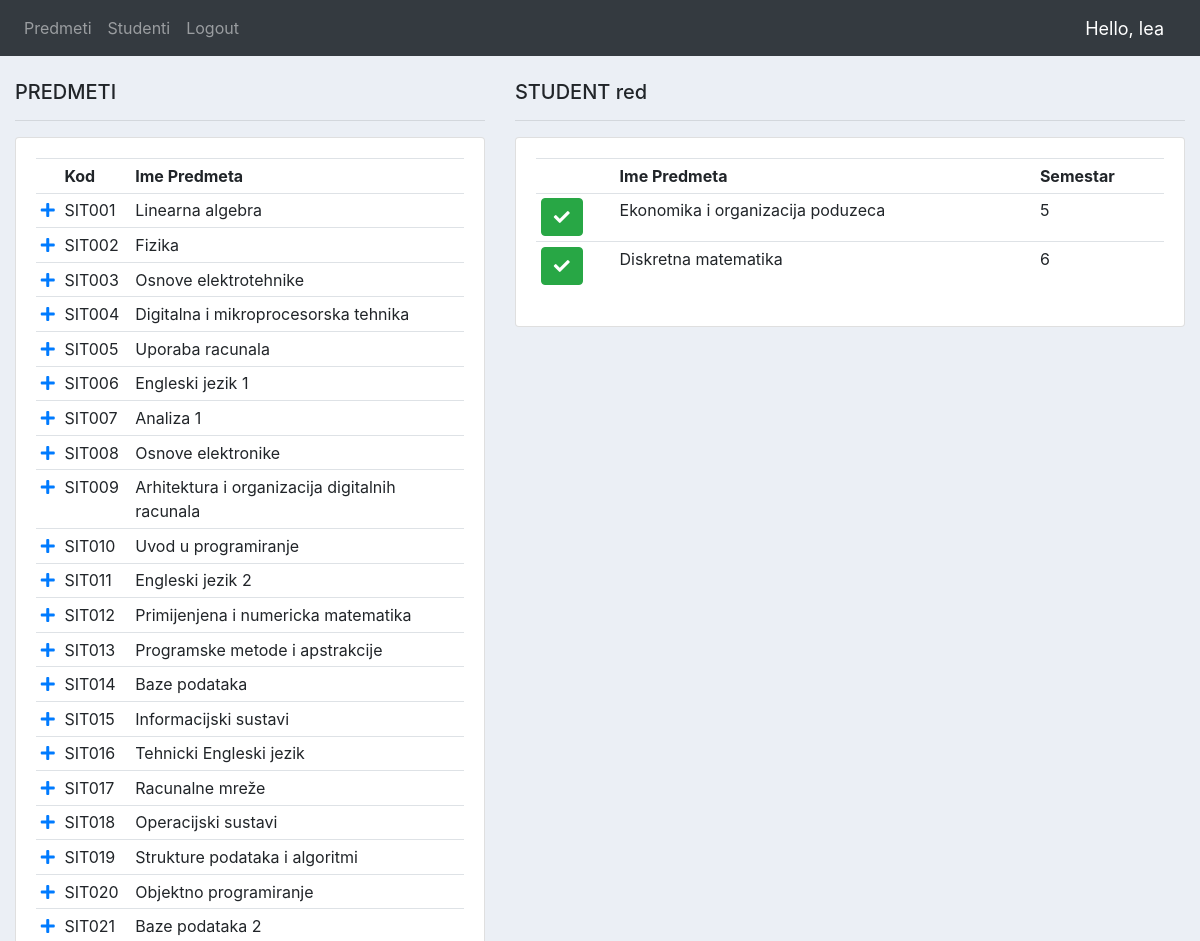
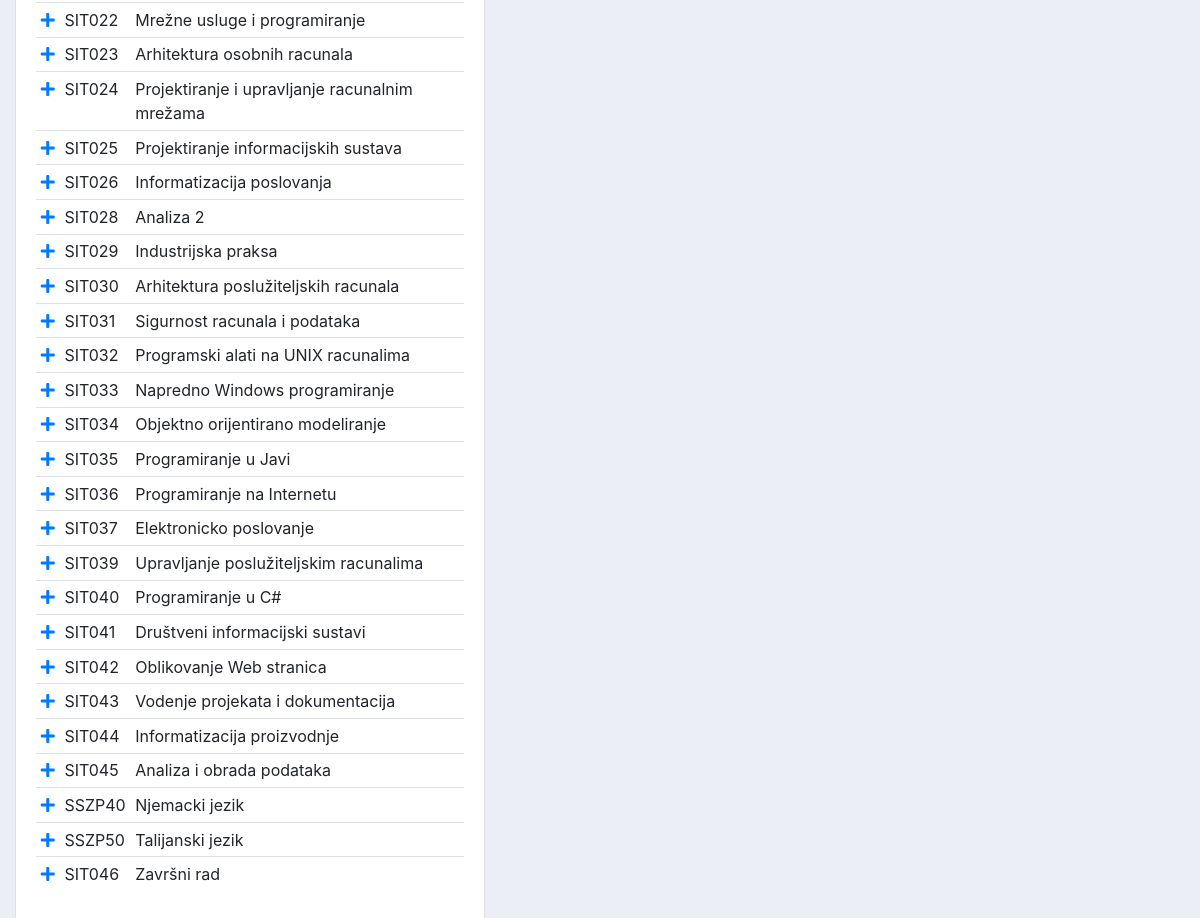
The app's page /upisni_list/4/ (signed in), older data (2 pictures, top to bottom).
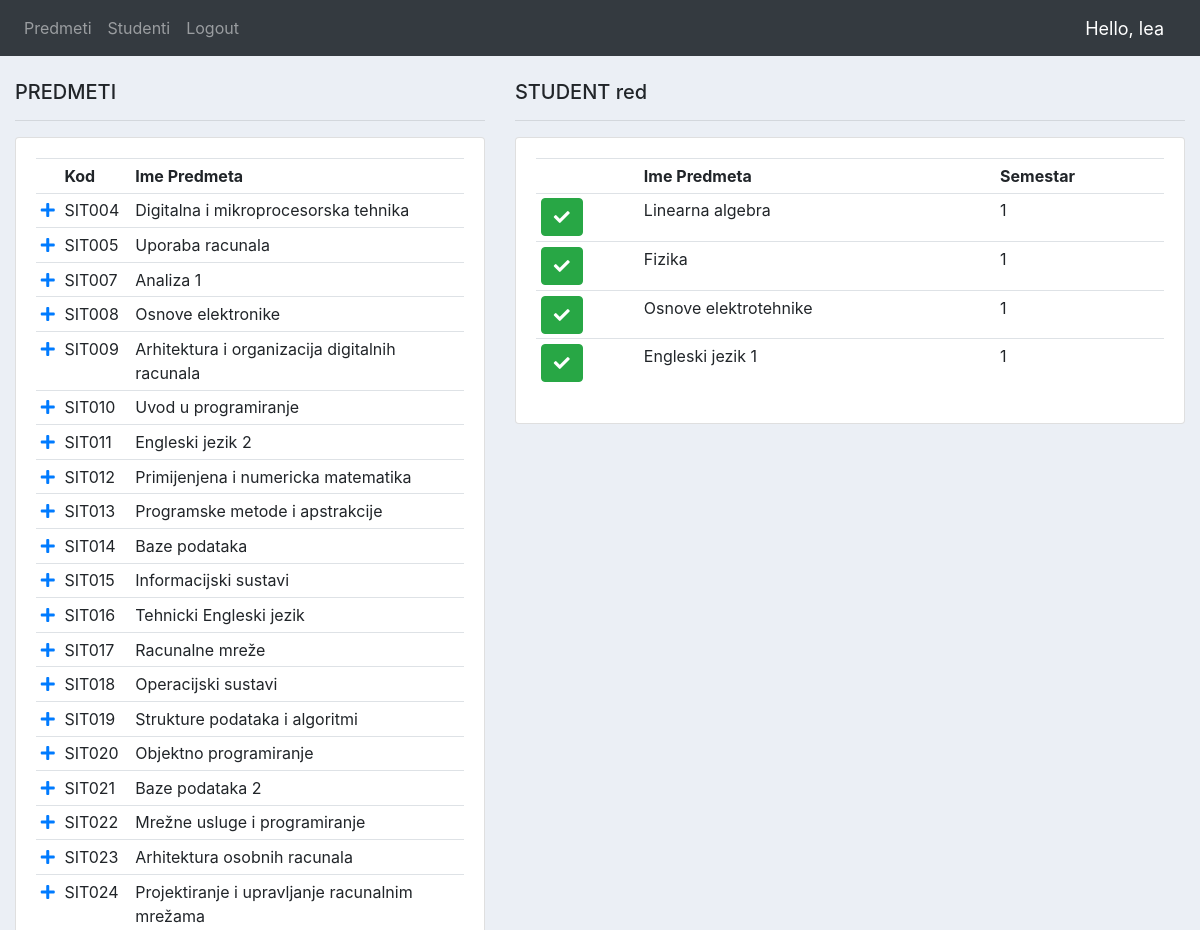
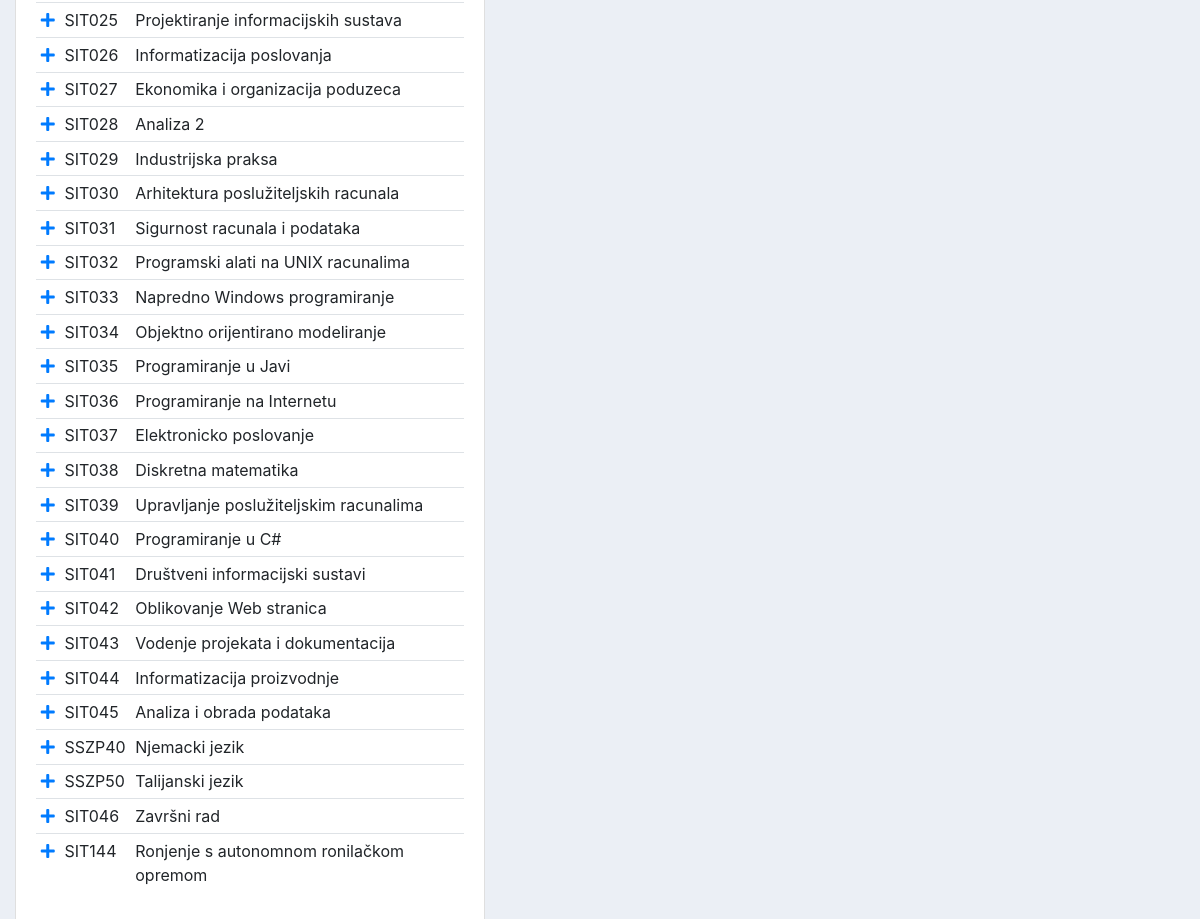
The same page, newer data (2 pictures, top to bottom).
### mentorski/models.py (models this page shows, shortened)
class Predmeti(models.Model):
    ime = models.CharField(max_length=255, unique=True)
    kod = models.CharField(max_length=16, primary_key=True, unique=True )
    program = models.CharField(max_length=225)
    ECTS = models.IntegerField()
    sem_redovni = models.IntegerField()
    sem_izvanredni = models.IntegerField()
    DA = 'da'
    NE = 'ne'
    IZBORNI=(
        (DA, _('da')),
        (NE, _('ne')),
    )
    izborni = models.CharField(_('izborni'), default=NE, choices=IZBORNI, max_length=10)

class Korisnici(AbstractUser):
    email = models.EmailField(verbose_name="email", max_length=64, unique=True )
    USERNAME_FIELD = 'email'
    REQUIRED_FIELDS = ['username','password']
    MENTOR = 'mentor'
    STUDENT = 'student'
    ROLES = (
        (MENTOR, _('mentor')),
        (STUDENT, _('student')),
    )
    role = models.CharField(_('role'), default=STUDENT, choices=ROLES, max_length=20)
    NONE = 'none'
    REDOVNI = 'redovni'
    IZVANREDNI='izvanredni'
    STATUSES=(
        (NONE, _('none')),
        (REDOVNI, _('redovni')),
        (IZVANREDNI, _('izvanredni')),
    )
    status = models.CharField(_('status'), default=NONE, choices=STATUSES, max_length=20)

class Upisi(models.Model):
    student = models.ForeignKey(Korisnici, on_delete=models.CASCADE)
    predmet = models.ForeignKey(Predmeti, on_delete=models.CASCADE)
    POLOŽENO = 'položeno'
    NEPOLOŽENO = 'nepoloženo'
    IZBOR=(
        (POLOŽENO, _('položeno')),
        (NEPOLOŽENO, _('nepoloženo')),
    )
    status = models.CharField(_('status'), default=NEPOLOŽENO, choices=IZBOR, max_length=20)
    class Meta:
        unique_together = [['student','predmet']]

### mentorski/decorators.py (the view)
		def wrapper_func(request, *args, **kwargs):
			group = None
			if request.user.id == None:
				return HttpResponse('You are not authorized to view this page')
			if request.user:
				group = request.user.role
			if group in allowed_roles:
				return view_func(request, *args, **kwargs)
			else:
				return HttpResponse('You are not authorized to view this page')

### mentorski/views.py (called while the page is built)
@allowed_users(allowed_roles=["student","mentor"])
def upisniList(request, sk):
	user = request.user
	if user.role == "mentor":
		user = Korisnici.objects.get(id=sk)
	upisani_predmeti = user.upisi_set.all()
	u = upisani_predmeti.values('predmet')
	neupisani_predmeti = Predmeti.objects.exclude(upisi__predmet__in=u).distinct()
	predmeti = Predmeti.objects.filter(upisi__predmet__in=u).distinct()
	if(user.status == "izvanredni"):
		predmeti = predmeti.order_by('sem_izvanredni')
	if(user.status == "redovni"):
		predmeti = predmeti.order_by('sem_redovni')
	context = {'neupisani_predmeti':neupisani_predmeti, 'upisani_predmeti':upisani_predmeti,'predmeti':predmeti, 'student':user}
	return render(request, 'upisni_list.html', context)

### templates/upisni_list.html (shortened to what this page needs)
{%  extends 'main.html' %}
{% block content %}
<br>
<div class="row">
	<div class="col-md-5">
		<h5>PREDMETI</h5>
		<hr>
		<div class="card card-body">
			<table class="table table-sm">
				<tr>
					<th></th>
					<th>Kod</th>
					<th>Ime Predmeta</th>
				</tr>
                {% for predmet in neupisani_predmeti %}
					<tr>
						<td><a class="fa fa-plus" href="{% url 'upis' predmet.kod student.id %}"></a></td>
						<td>{{predmet.kod}}</td>
						<td>{{predmet.ime}}</td>
                    </tr>
				{% endfor %}
			</table>
		</div>
	</div>
	<div class="col-md-7">
		<h5>STUDENT {{student.username}}</h5>
		<hr>
		<div class="card card-body">
			<table class="table table-sm">
				<tr>
					<th></th>
					<th>Ime Predmeta</th>
					<th>Semestar</th>
                </tr>
                {% for predmet in predmeti %}
                {% for upis in upisani_predmeti %}
                {% if predmet.kod == upis.predmet_id %}
                    {% if student.status == "redovni" %}
                    <tr>
                        {% if upis.status == "položeno" %}
                        <td>
                            <a class="btn btn-success" href="{% url 'upis_status' predmet.kod student.id %}" >
                            <i class="fa fa-check"></i>
                            </a>
                        </td>
                        {% endif %}
                        <td>{{predmet.ime}}</td>
                        <td>{{predmet.sem_redovni}}</td>
                    </tr>
                    {% endif %}
                {% endif %}
                {% endfor %}
                {% endfor %}
			</table>
		</div>
	</div>
</div>
{% endblock content %}

Row changes from the older to the newer data that the page shows:
no longer on one of the page's lists (row edited): Predmeti: kod "SIT001", ime "Linearna algebra"
removed Upisi: status "položeno" (drawn), {{ predmet.ime }} "Ekonomika i organizacija poduzeca", {{ predmet.sem_redovni }} "5", shown under Predmeti "Ekonomika i organizacija poduzeca"
no longer on one of the page's lists (row unchanged): Predmeti: kod "SIT002", ime "Fizika"
removed Upisi: status "položeno" (drawn), {{ predmet.ime }} "Diskretna matematika", {{ predmet.sem_redovni }} "6", shown under Predmeti "Diskretna matematika"
no longer on one of the page's lists (row unchanged): Predmeti: kod "SIT003", ime "Osnove elektrotehnike"
no longer on one of the page's lists (row unchanged): Predmeti: kod "SIT006", ime "Engleski jezik 1"
now on one of the page's lists (row unchanged): Predmeti: kod "SIT027", ime "Ekonomika i organizacija poduzeca"
now on one of the page's lists (row unchanged): Predmeti: kod "SIT038", ime "Diskretna matematika"
added Predmeti: kod "SIT144", ime "Ronjenje s autonomnom ronilačkom opremom", shown under "PREDMETI"
added Upisi: status "položeno" (drawn), {{ predmet.ime }} "Linearna algebra", {{ predmet.sem_redovni }} "1", shown under Predmeti "Linearna algebra"
added Upisi: status "položeno" (drawn), {{ predmet.ime }} "Fizika", {{ predmet.sem_redovni }} "1", shown under Predmeti "Fizika"
added Upisi: status "položeno" (drawn), {{ predmet.ime }} "Osnove elektrotehnike", {{ predmet.sem_redovni }} "1", shown under Predmeti "Osnove elektrotehnike"
added Upisi: status "položeno" (drawn), {{ predmet.ime }} "Engleski jezik 1", {{ predmet.sem_redovni }} "1", shown under Predmeti "Engleski jezik 1"
